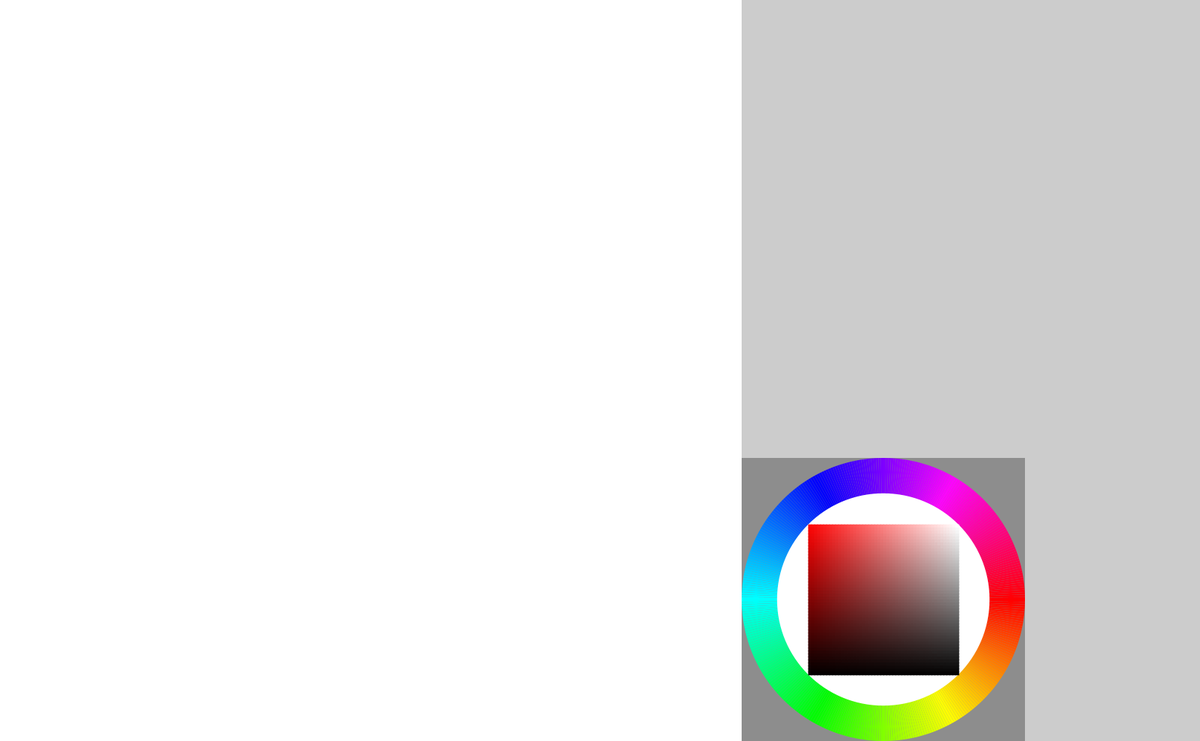
Frame 1 (no input)
Frame 60 (the mouse pressed at the canvas centre just before this capture): identical to frame 1, image omitted
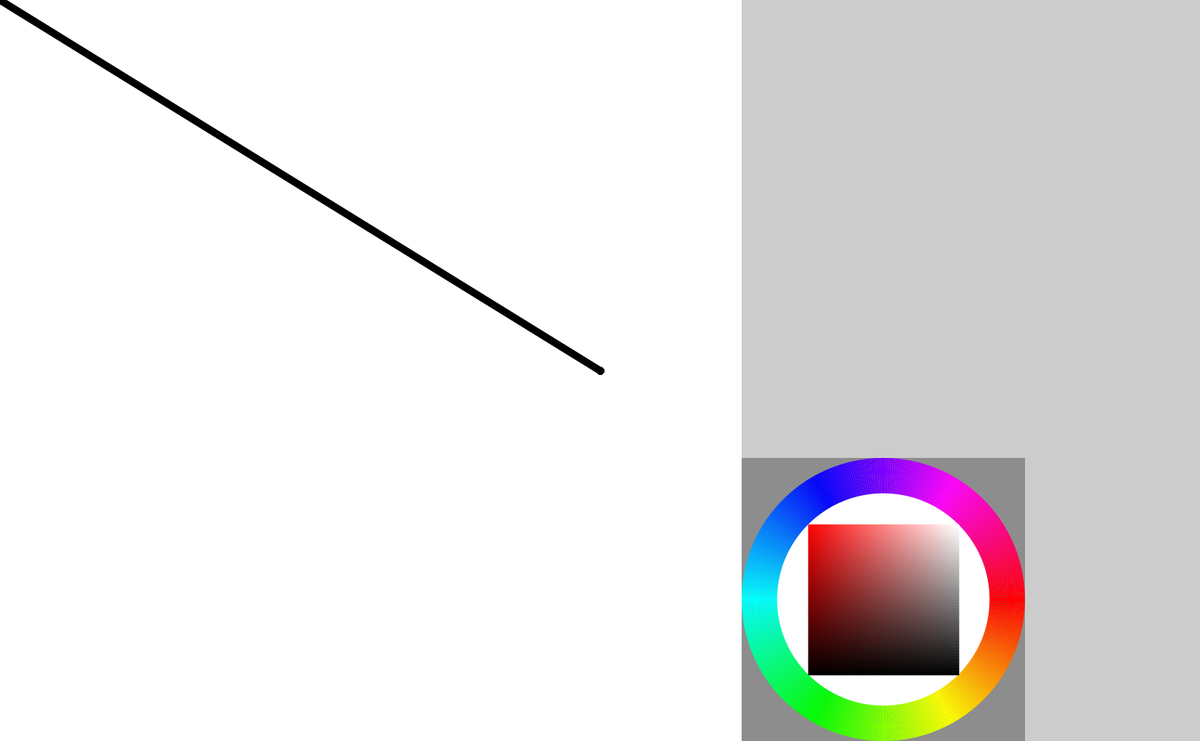
Frame 120 (the mouse held since frame 60 and released just before this capture)

The Processing sketch that drew these frames (run headless with seeded random() and noise(); from frame 60 on, the mouse is pressed at the canvas centre):

// Processing sketch: main_canvas_palletonly
// ── main_canvas_palletonly.pde
//5つのウィンドウを宣言
PGraphics canvas, pallet;
// 宣言してから代入　finalこの変数の値を今後変えない
final float golden_ratio = 1.618;
//円の半径の関係性
final float circle_ratio = 0.75;
//いま抽出している色（初期色）
color selectColor = color(0, 0, 0);
//それぞれの辺の長さをとるため、親を変えると連動する
int size_height = 1000; //仕方ない
int lv01_golden = round(size_height*(golden_ratio-1)); // 618
int lv02_golden = round(lv01_golden*(golden_ratio-1)); // 382
int lv03_golden = round(lv02_golden*(golden_ratio-1)); // 236
//
void setup(){
  size(1618, 1000);
  //HSB、何パターンつくるか、彩度、明度
  colorMode(HSB, 360, 100, 100);
  //
  makeWindow();
  //背景色白(0,0,100)、キャンバスウィンドウの背景色を
  makeWindow_setup01(canvas, color(0, 0, 100));
  //makecolorpallet palletウィンドウにカラーパレットを作成する
  makeColorpallet(pallet);

  makeWindow_show();
}
//ウィンドサイズの設定
void makeWindow(){
  canvas = createGraphics(height, height);
  pallet = createGraphics(lv02_golden, lv02_golden);

}
//背景色を作成する関数
void makeWindow_setup01(PGraphics ff, color base_color){
  ff.beginDraw();
  ff.colorMode(HSB, 360, 100, 100);
  ff.background(base_color);
  ff.endDraw();
}

void makeColorpallet(PGraphics gg){
//せんたくした図形の一辺の値をとる
  int squareOneSide = gg.height;
//大きいほうの円の半径の長さ指定
  float large_r = squareOneSide/2;
  //小さいほうの円の半径の値を設定
  float small_r = (large_r)*circle_ratio;

  gg.beginDraw();
  gg.colorMode(HSB, 360, 100, 100);
  //(0,0)で座標を指定
  gg.pushMatrix();
  //中心座標(0,0)をウィンドウの中心に来るように設定
  gg.translate(large_r, large_r);
//draw01 外のカラーパレット、外の背景　draw2　中のカラーパレット　PGraphics ウィンドウを表す型
  makeColorpallet_draw01(gg, large_r, small_r);
  makeColorpallet_draw02(gg, small_r, 0);
  gg.endDraw();
}
void makeColorpallet_draw01(PGraphics gg, float r01, float r02){
  float on_rad = TWO_PI/360;
  gg.noStroke();
  gg.fill(200);
  gg.rect(-r01, -r01, r01*2, r01*2);
  gg.noStroke();
  for(int i = 0; i < 360; i++){
    gg.fill(i, 100, 100);
    //おうぎ形arc(中心座標x,y,直径,直径,何度,～何度)
    gg.arc(0, 0, r01*2, r01*2, i*on_rad, (i+1)*on_rad);
  }
  //中心背景塗りつぶし
  gg.fill(0, 0, 100);
  gg.ellipse(0, 0, r02*2, r02*2);
}
//color_hue 選択されている色の色彩変更
void makeColorpallet_draw02(PGraphics gg, float r02, float color_hue){
  //中の色彩のしきりを50*50で表現
  int separate = 50;
  //分けた1マスの1辺の長さを出している
  float separate_squareOneSide = r02*(1/sqrt(2))*2/separate;

  float start_separate_coordinate = -r02*(1/sqrt(2)); // スタートの座標
  gg.noStroke();
  //i=横 彩度　j=縦 明度
  for(int i = 0; i < separate; i++){
    for(int j = 0; j < separate; j++){
      //0～100の組み合わせ表現を半分のサイズにしている　100種類を50種類にしているから
      float change_saturation = 100*(i+1)/separate;
      float change_brightness = 100*(j+0)/separate;
      //分けた図形のなかをfillで指定した条件で塗りつぶすHSB
      gg.fill(color_hue, 100-change_saturation, 100-change_brightness);
      //分けた小さい正方形の座標をずらしながら書いていく　　+1した理由…枠なしで書いているため隙間が出来る
      gg.rect(start_separate_coordinate + separate_squareOneSide*i, start_separate_coordinate + separate_squareOneSide*j, separate_squareOneSide + 1, separate_squareOneSide + 1); // 縦書いて横に伸ばす
    }
  }
}

//ウィンドウの配置する場所を指定
void makeWindow_show(){
  image(canvas, 0, 0);
  image(pallet, height, lv01_golden);
}

void draw(){
  float gg_pallet_center_x = height + lv02_golden/2;
  float gg_pallet_center_y = lv01_golden + lv02_golden/2;
  //1/sqrt(2))*circle_ratio*lv02_golden/2 pallet内部の正方形の一辺の半分の長さ
  float gg_pallet_squareOneSide = (1/sqrt(2))*circle_ratio*lv02_golden/2;

  if (mousePressed){
    float x = mouseX, y = mouseY;

    // カラーパレットの色相
    if (gg_pallet_center_x - gg_pallet_squareOneSide < x
    && x < gg_pallet_center_x + gg_pallet_squareOneSide
    && gg_pallet_center_y - gg_pallet_squareOneSide < y
    && y < gg_pallet_center_y + gg_pallet_squareOneSide){
    //getそこのデータの色情報を持ってくる　round 四捨五入　マウスで座標を取ると小数もすうちとして取ってしまうため
      selectColor = get(round(x), round(y));
    }

    // カラーパレットの彩度と明度　dist 座標から座標の距離　円の領域指定
    if (circle_ratio*lv02_golden/2 < dist(x, y, gg_pallet_center_x, gg_pallet_center_y)
    && dist(x, y, gg_pallet_center_x, gg_pallet_center_y) < lv02_golden/2)
    {selectColor = get(round(x), round(y));
      pallet.beginDraw();
      //中心座標(0,0)をウィンドウの中心に来るように設定
      pallet.translate(lv02_golden/2, lv02_golden/2);
      //(どのウィンドウに書くかを指定,数値を上の関数と同じにするため,取った色情報の色彩)
      makeColorpallet_draw02(pallet, circle_ratio*lv02_golden/2, hue(selectColor));
      pallet.endDraw();
      image(pallet, height, lv01_golden);
    }

    // キャンバスだけ書けるように条件付け
    if (x < height && y <height){
      strokeWeight(10);
      stroke(selectColor);
      line(mouseX, mouseY, pmouseX, pmouseY);
    }
  }

}
